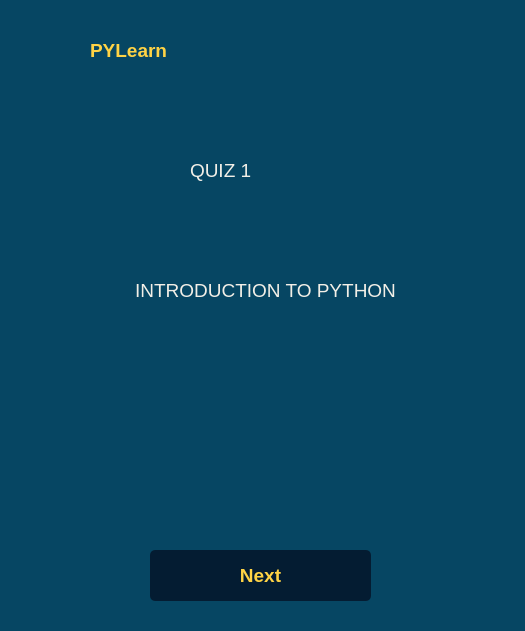
<?xml version="1.0" encoding="UTF-8"?>
<ui version="4.0">
 <class>Topic</class>
 <widget class="QWidget" name="QuizFirstPage">
  <property name="geometry">
   <rect>
    <x>0</x>
    <y>0</y>
    <width>525</width>
    <height>631</height>
   </rect>
  </property>
  <property name="styleSheet">
   <string notr="true">
    QWidget {
        background-color: #064663;
        color: #f2efe7;
        font-size: 14pt;
    }
    QLabel#logoLabel {
        color: #ffd345;
        font-weight: bold;
    }
    QLabel#descriptionLabel {
        border: 2px solid  #ffd345;
        padding: 10px;
        background-color: #064663;
        color: #f2efe7;
    }
    QPushButton#nextButton {
        background-color: #041c32;
        color: #ffd345;
        font-weight: bold;
        padding: 10px;
        border-radius: 5px;
    }
    QPushButton#nextButton:hover {
        background-color: #0b5a7b;
    }
   </string>
  </property>
  <widget class="QLabel" name="logoImage">
   <property name="geometry">
    <rect>
     <x>20</x>
     <y>20</y>
     <width>61</width>
     <height>61</height>
    </rect>
   </property>
   <property name="text">
    <string/>
   </property>
   <property name="pixmap">
    <pixmap>pylogo.png</pixmap>
   </property>
   <property name="scaledContents">
    <bool>true</bool>
   </property>
  </widget>
  <widget class="QLabel" name="logoLabel">
   <property name="geometry">
    <rect>
     <x>90</x>
     <y>30</y>
     <width>200</width>
     <height>40</height>
    </rect>
   </property>
   <property name="styleSheet">
    <string notr="true">font: 18pt &quot;Segoe UI&quot;; color: #ffd345;</string>
   </property>
   <property name="text">
    <string>PYLearn</string>
   </property>
  </widget>
  <widget class="QLabel" name="quizTitle">
   <property name="geometry">
    <rect>
     <x>60</x>
     <y>180</y>
     <width>411</width>
     <height>221</height>
    </rect>
   </property>
   <property name="minimumSize">
    <size>
     <width>400</width>
     <height>150</height>
    </size>
   </property>
   <property name="styleSheet">
    <string notr="true">font: 26pt &quot;MS Shell Dlg 2&quot;;</string>
   </property>
   <property name="text">
    <string>INTRODUCTION TO PYTHON</string>
   </property>
   <property name="alignment">
    <set>Qt::AlignCenter</set>
   </property>
   <property name="wordWrap">
    <bool>true</bool>
   </property>
  </widget>
  <widget class="QLabel" name="quizNumber">
   <property name="geometry">
    <rect>
     <x>190</x>
     <y>150</y>
     <width>161</width>
     <height>41</height>
    </rect>
   </property>
   <property name="styleSheet">
    <string notr="true">font: 28pt &quot;MS Shell Dlg 2&quot;;</string>
   </property>
   <property name="text">
    <string>QUIZ 1</string>
   </property>
  </widget>
  <widget class="QPushButton" name="nextButton">
   <property name="geometry">
    <rect>
     <x>150</x>
     <y>550</y>
     <width>221</width>
     <height>51</height>
    </rect>
   </property>
   <property name="text">
    <string>Next</string>
   </property>
  </widget>
 </widget>
 <resources/>
 <connections/>
</ui>
